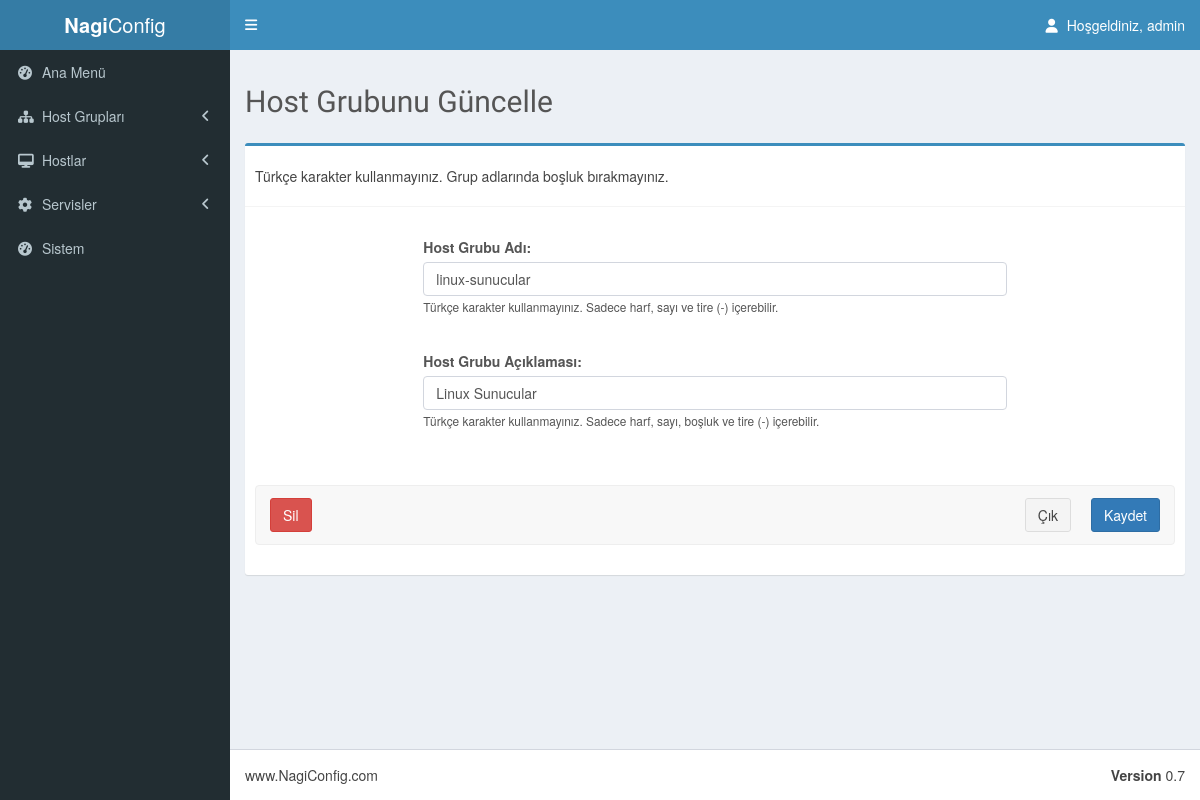
The page /host_groups_update/24/ (signed in) on the database as committed earlier.
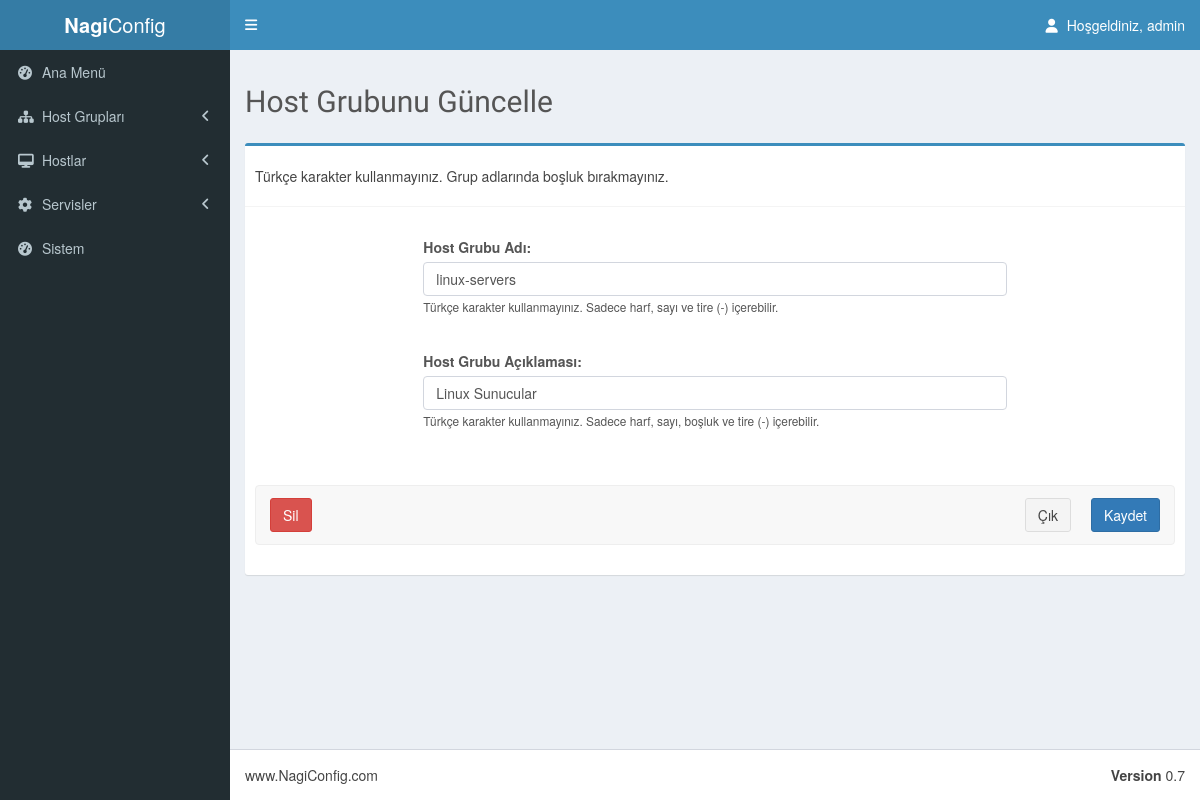
The same page on the database as committed later.
### host_groups/models.py (models this page shows, shortened)
class Host_Groups(models.Model):
    hostgroup_name = models.CharField(
    max_length=50,
    verbose_name='Host Grubu Adı',
    help_text='Türkçe karakter kullanmayınız. Sadece harf, sayı ve tire (-) içerebilir.',
    unique=True
    )
    alias = models.CharField(
    max_length=150,
    help_text='Türkçe karakter kullanmayınız. Sadece harf, sayı, boşluk ve tire (-) içerebilir.',
    verbose_name='Host Grubu Açıklaması'
    )

### host_groups/views.py (the view)
# urls.py: path('host_groups_update/<int:id>/', host_groups_update),
@login_required()
def host_groups_update(request, id):
    hg = get_object_or_404(Host_Groups, id=id)
    form = HostGroupsForm(request.POST or None, instance=hg) # formu doldur
    if form.is_valid(): # form doğru şekilde doldu ise kaydet
        form.save()
        messages.success(request, 'Güncelleme başarılı.', extra_tags='alert-success')
        return redirect('/host_groups_index/') # kayıtdan sonra buraya dön
    context = {
        'form'   : form,
        'title'  : 'Host Grubunu Güncelle',
        'update' : 'yes',
        'id'     : id,
        }
    return render(request, 'host_group_form.html', context)

### host_groups/forms.py (shortened to what this page needs)
class HostGroupsForm(forms.ModelForm):
    class Meta:
        model = Host_Groups
        fields = [
            'hostgroup_name',
            'alias',
        ]
        widgets = {
            'hostgroup_name': forms.TextInput(attrs={'class': 'form-control', 'placeholder': 'Örn: linux_sunucu'}),
            'alias': forms.TextInput(attrs={'class': 'form-control', 'placeholder': 'Örn: Linux Sunucular'}),
        }

### templates/host_group_form.html (shortened to what this page needs)
{% extends 'base.html' %}
{% block content %}
<section class="content-header">
  <h2>
    {{ title }}
  </h2>
</section>
<section class="content">
  <div class="row">
    <div class="col-md-12">
      <div class="box box-primary">
          <div class="box-header with-border">
            <p>Türkçe karakter kullanmayınız. Grup adlarında boşluk bırakmayınız.</p>
          </div>
          <div class="box-body">
            <form role="form" method="post">
              <div class="col-md-2"></div>
              <div class="col-md-8">
                {% for field in form %}
                <br>
                <div class="form-group">
                  {{ field.label_tag }}
                  {{ field }}
                  {% if field.help_text %}
                    <small>{{ field.help_text|safe }}</small>
                  {% endif %}
                </div>
                {% endfor %}
              </div>
              <div class="col-md-2"></div>
              <div class="submit-row col-md-12">
                {% if update  == "yes" %}
                <a class="pull-left" href="/host_groups_delete/{{ id }}">
                  <button type="button" class="btn btn-block btn-danger">Sil</button>
                </a>
                {% endif %}
                <input style="margin-left: 20px;" class="btn btn-primary pull-right" type="submit" value="Kaydet">
                <a class="pull-right" href="/host_groups_index">
                  <button type="button" class="btn btn-block btn-default">Çık</button>
                </a>
              </div>
            </form>
          </div>
      </div>
    </div>
  </div>
</section>
{% endblock %}

Rows that differ between the two databases and show on the page:
changed Host_Groups "Linux Sunucular": hostgroup_name "linux-sunucular" → "linux-servers"
